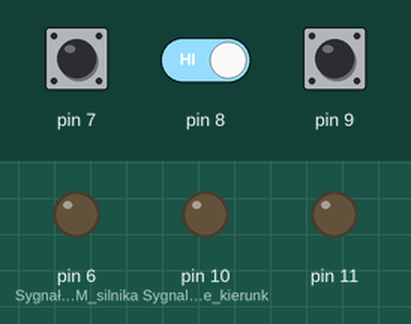
A sketch run on a simulated Arduino Uno, built with avr-gcc and run on an emulated ATmega328P. Parts: output pins drawn as LEDs (lit = HIGH). The test bench sets the inputs (shaded band); at power-on: pin 7 HIGH, pin 8 HIGH, pin 9 HIGH.

Above: at 1.2 s.
1.3 s: pin 7 pulled LOW for 0.15 s
3.1 s: pin 7 pulled LOW for 3.2 s
At 4.6 s:
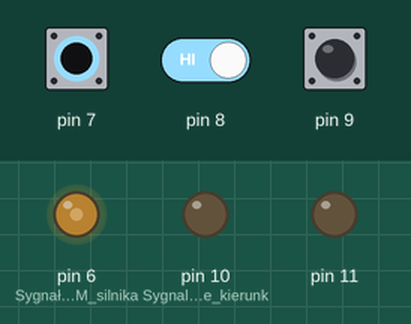
7.9 s: pin 7 driven LOW and pin 8 driven LOW
At 9.7 s:
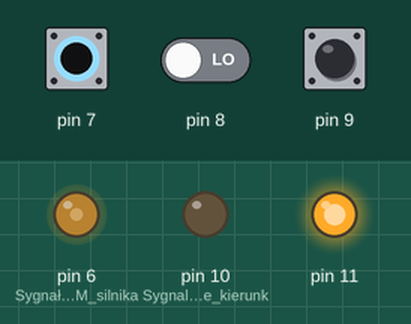
10.0 s: pin 9 pulled LOW for 0.15 s
At 10.8 s:
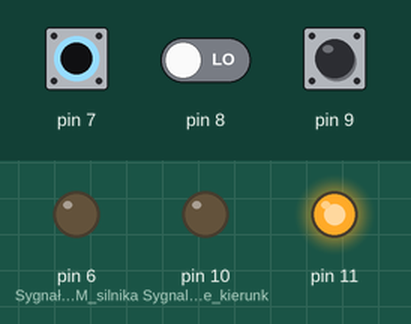
11.6 s: pin 8 driven HIGH
At 12.4 s:
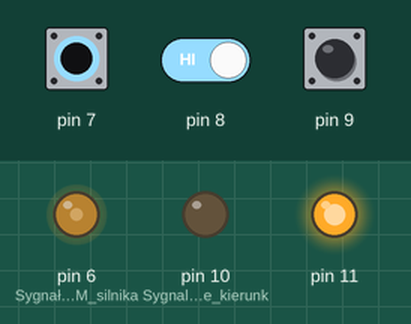
13.6 s: pin 9 pulled LOW for 1 s
At 15.0 s:
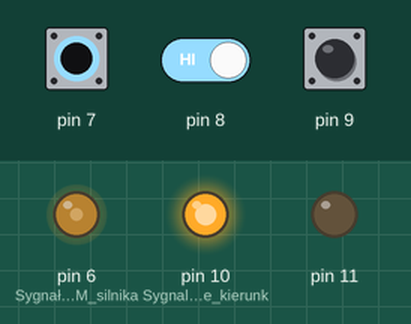
Timing chart, 0 to 16.6 s (numbered marks = the images above; inputs shaded):
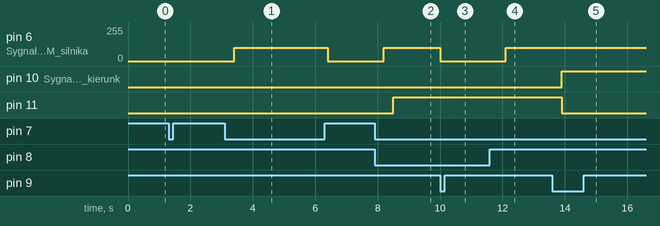

Measured:
- after the input at 3.1 s, pin 6 (Sygnał_PWM_silnika): 0/255 → 100/255 after 0.30 s, → 0/255 3.0 s later
- after the input at 7.9 s, pin 6 (Sygnał_PWM_silnika): 0/255 → 100/255 after 0.30 s; pin 11: LOW → HIGH after 0.60 s
- after the input at 10.0 s, pin 6 (Sygnał_PWM_silnika): 100/255 → 0/255 at once
- after the input at 11.6 s, pin 6 (Sygnał_PWM_silnika): 0/255 → 100/255 after 0.50 s
- after the input at 13.6 s, pin 10 (Sygnaly_sterujace_kierunk): LOW → HIGH after 0.30 s; pin 11: HIGH → LOW after 0.30 s

The sketch:

Sterowanie_Silnik.ino
```cpp
int licznik=0;  //zmienna globalna licząca włączenie programu
void setup()
{
  pinMode(6, OUTPUT); //Sygnał PWM silnika
  pinMode(7,INPUT_PULLUP);
  pinMode(8,INPUT_PULLUP);
  pinMode(9,INPUT_PULLUP);

  pinMode(10, OUTPUT); //Sygnaly sterujace kierunkiem obrotów silnika
  pinMode(11, OUTPUT);

}

void loop() {
  analogWrite(6, 0);//silnik wyłączony
 while (digitalRead(7) == LOW)    //Włączenie programu
 {
  delay(300);       //redukcja drgań
  analogWrite(6, 100);    //włączenie silnika
  licznik = licznik++;      //zwiększenie licznika
  Serial.println(licznik);  //wyświetlenie licznika

  while (digitalRead(8) == LOW)     //włączenie obrotów w lewo
  {
    if (digitalRead(8)== LOW && digitalRead(9)== LOW) // zabezpieczenie przed jednoczesnym wciśnieciem obu przycisków
  {
    analogWrite(6, 0);   //wyłączenie zasilania silnika
  }
    delay(300);     //redukcja drgan przycisku
    digitalWrite(10, LOW); //Silnik obroty w lewo
    digitalWrite(11, HIGH);
  }
  while (digitalRead(9) == LOW)  //włączenie obrotów w prawo
  {
    if (digitalRead(8)== LOW && digitalRead(9)== LOW) // zabezpieczenie przed jednoczesnym wciśnieciem obu przycisków
  {
    analogWrite(6, 0);   //wyłączenie zasilania silnika
  }
    delay(300);   //redukcja drgan przycisku
    digitalWrite(10, HIGH); //Silnik obroty w lewo
    digitalWrite(11, LOW);
  }


}
}
```
